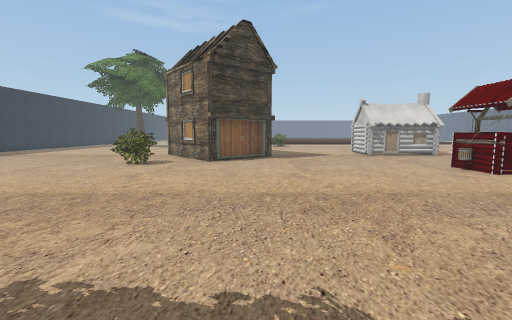
view 1 (above)

24 first-person views from a walk through a 3-D level made in the Unity game engine. The camera is 1.3 m above the floor, tilts 6° down and sees 90° across. The floor is counted in squares, 1 m on a side. Each view is taken from the middle of a square. On the plan, view 1 faces up. The plan holds only what a view shows up to about 13 squares ahead; the rest is blank. The place goes on beyond the plan. The player is left out. Some surface patterns are stand-ins.

view 2
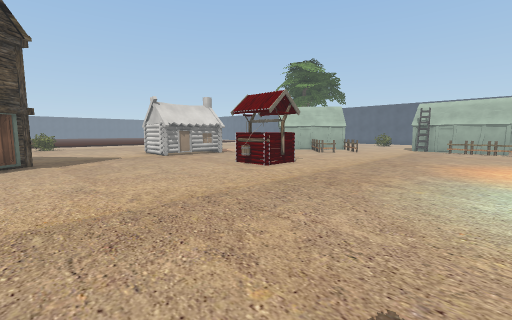

view 3
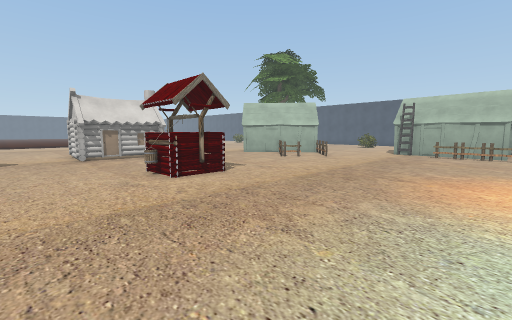

view 4
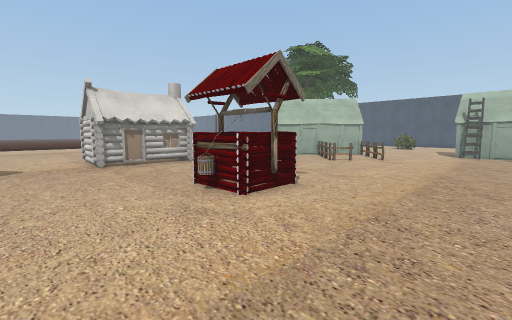

view 5
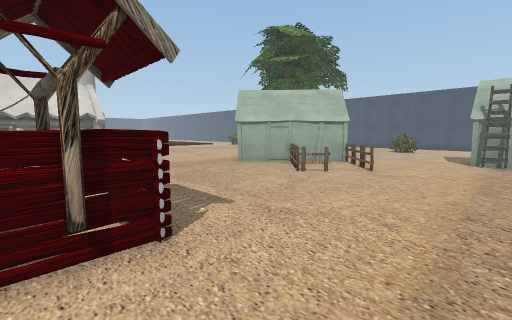

view 6
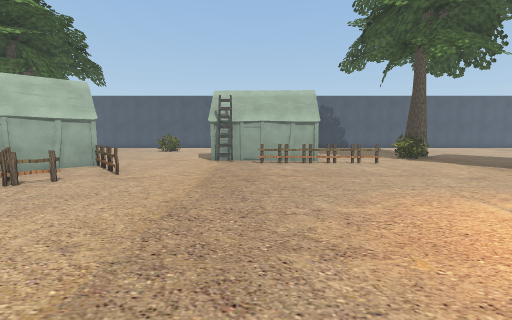

view 7
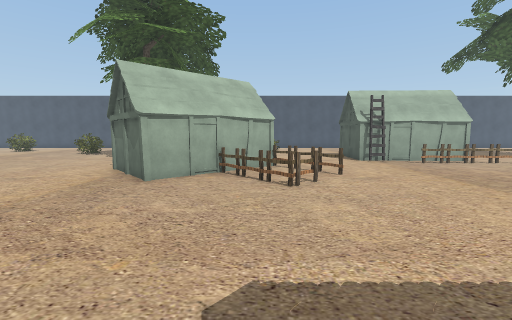

view 8
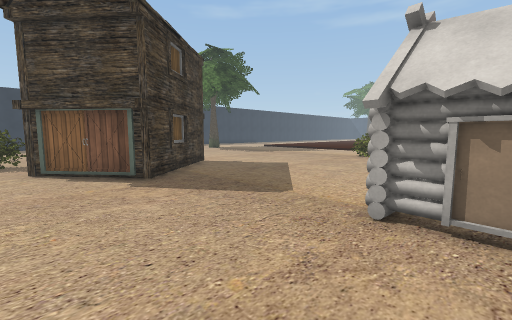

view 9
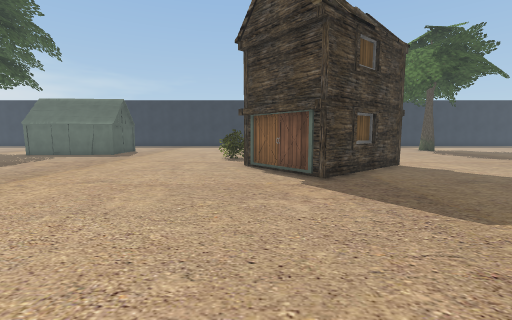

view 10
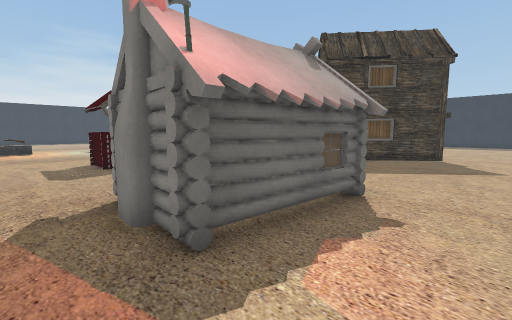

view 11
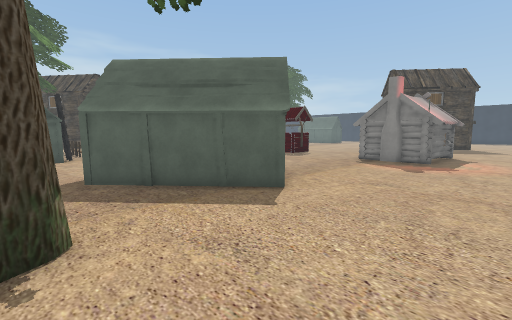

view 12
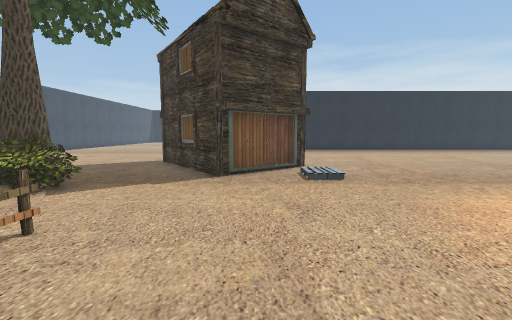

view 13
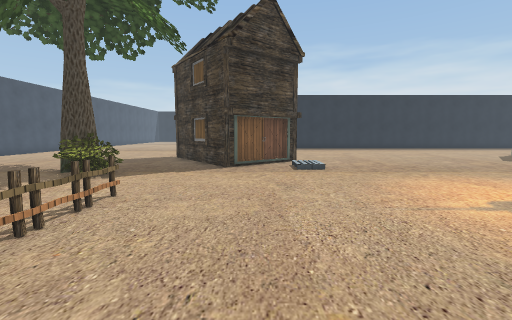

view 14
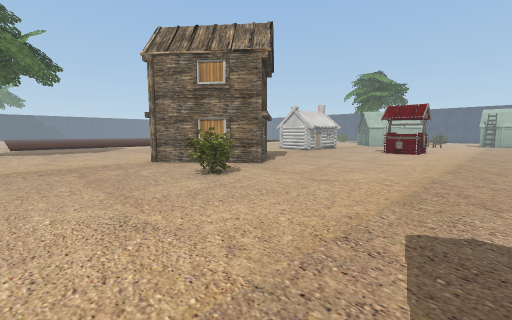

view 15
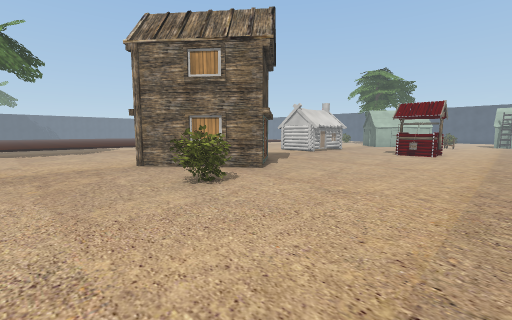

view 16
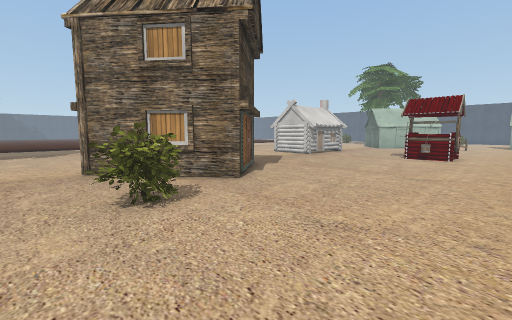

view 17
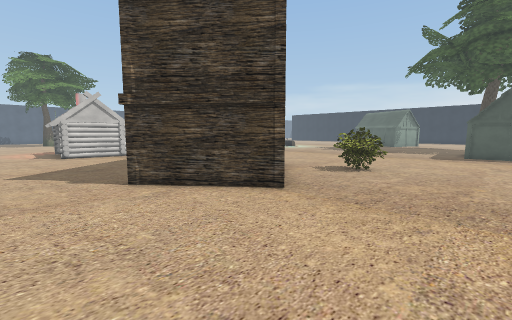

view 18
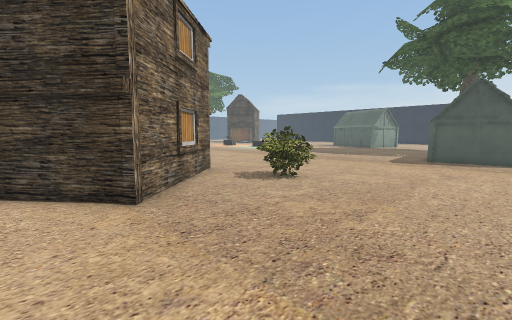

view 19
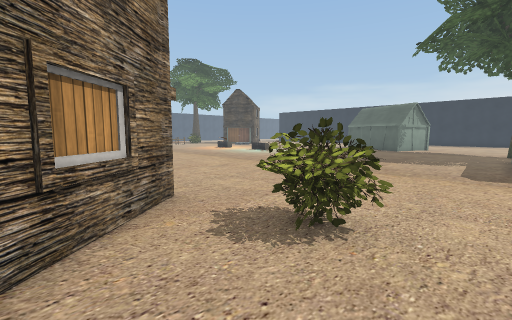

view 20
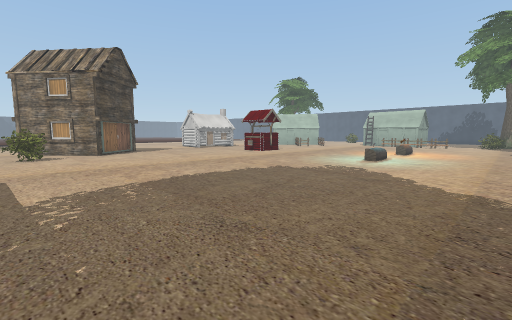

view 21
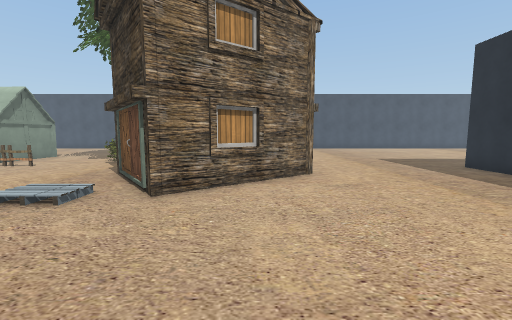

view 22
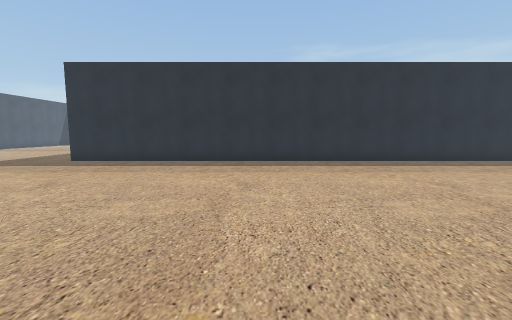

view 23
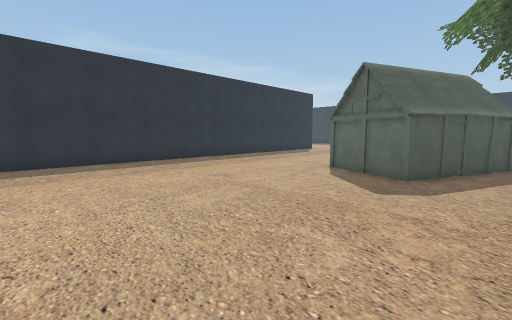

view 24
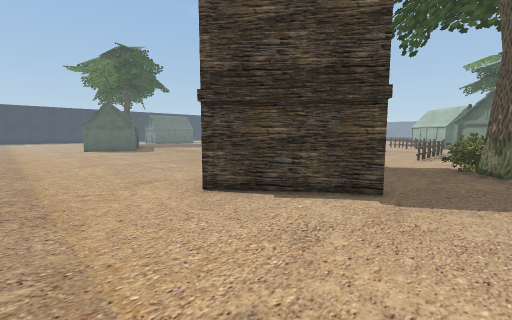

### Floor plan
Key: @ floor where view 1 was taken; # wall or solid block; . main floor; : floor 0.25 m higher than the main floor; / step, stairs or slope; O other object.
Columns run from 10 left of view 1 to 23 right of it. Each row starts with its distance up from view 1.
 20 ..................................
 19 .................................
 18 ........O........OOOOO............
 17 .......#O........OOOO............#
 16 ......#  O.......O::OO......O....#
 15 .....OOO OO......OOOO......O O...
 14 ......O   OO........O.....O   O..
 13 .......O OO................O  #O.
 12 ....OO..#..................OO OO.
 11 ....OOO...................OOOOO..
 10 ....OO............OO.....OO.OO...
  9 .................OOO......OOO....
  8 ..................OO.......O......
  7 ..................................
  6 ...............................OOO
  5 ...............................O
  4 ..............................OO
  3 O  O..........................OO
  2     ..........................OO
  1     ..........................OOOO
  0     ......@.......    ........O...
 -1     ...............   ........O...
 -2    ................. .............
 -3    ............................OOO
 -4      ..........................OOO
 -5     . .................../......O#
 -6          O.............../..#.....
 -7         O OOO.............OO O#...
 -8         O    O...........OO   O...
 -9              O............OO OOO..
-10             O..............O  #...
-11             O...............O#....
-12           ..................O.....
-13           ........................
-14            .......................
-15             ......................
-16            .......................
-17           ........................
-18          ######################...
-19                                ...
-20                                 ..

Where each view was taken, in squares from view 1:
view 1: 0 up, 0 right, facing up
view 2: 1 up, 0 right, facing up-right
view 3: 1 up, 4 right, facing up-right
view 4: 4 up, 4 right, facing up-right
view 5: 5 up, 8 right, facing up-right
view 6: 4 up, 9 right, facing right
view 7: 11 up, 9 right, facing right
view 8: 11 up, 8 right, facing up-left
view 9: 12 up, 8 right, facing left
view 10: 20 up, 12 right, facing down-left
view 11: 20 up, 23 right, facing down-left
view 12: 2 up, 17 right, facing down
view 13: 4 up, 17 right, facing down
view 14: 4 up, 10 left, facing up-right
view 15: 5 up, 9 left, facing up-right
view 16: 6 up, 7 left, facing up-right
view 17: 20 up, 9 left, facing down-right
view 18: 17 up, 10 left, facing down-right
view 19: 14 up, 7 left, facing down-right
view 20: 5 down, 6 left, facing up-right
view 21: 10 down, 10 right, facing right
view 22: 6 down, 11 right, facing down
view 23: 6 down, 11 right, facing down-left
view 24: 15 down, 23 right, facing up-left
